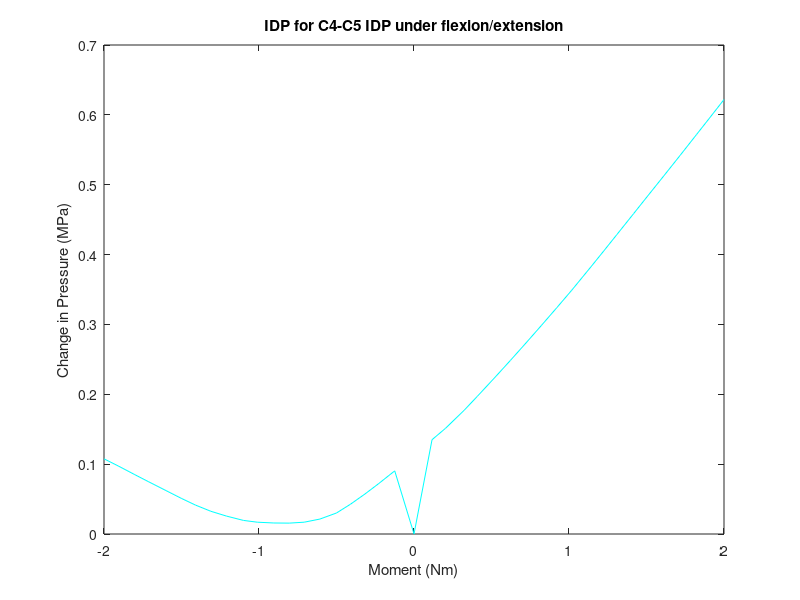
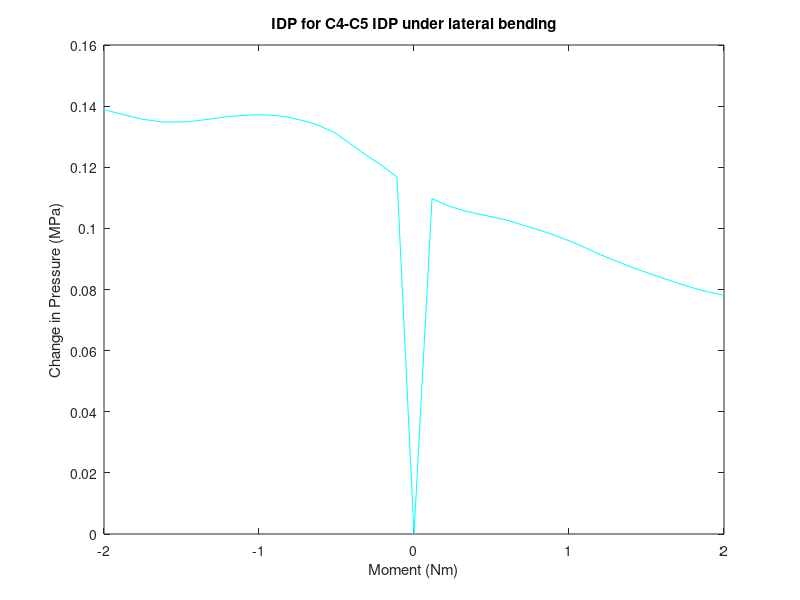
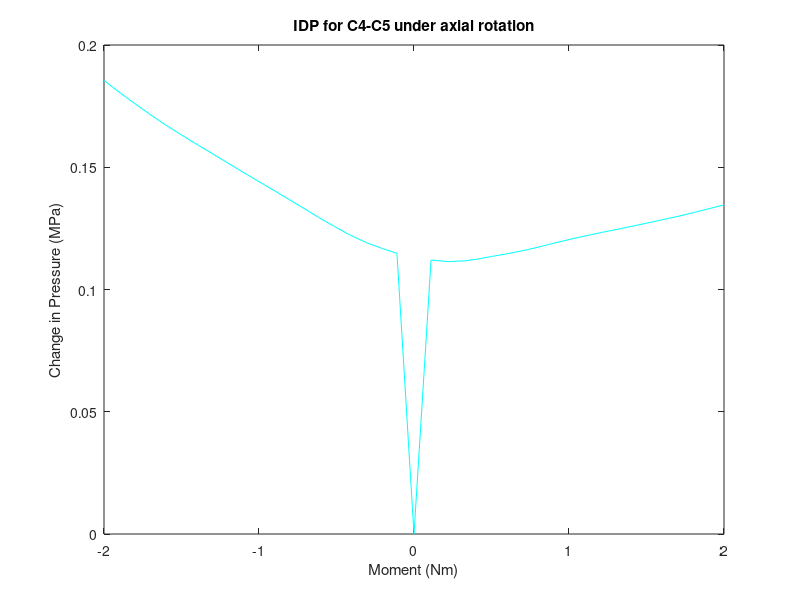

Source code (MATLAB) for these figures, in order:
%% this script plots average IDP for the c3-c4 nucleus pulposus under flexion/extension, lateral bending, and axial rotation
%model 4
%% flexion/extension (4n4p) c3-c4 Average IDP
%4n
p4n=[0.175957 0.266335 0.24764 0.233116 0.218593 0.206028 0.197337 0.192866 0.191539 0.191727 0.192859 0.195412 0.20158 0.208474 0.217325 0.227007 0.238125 0.251121 0.260942 0.273437 0.283578];
x4n=[2 2.0622 2.11523 2.15852 2.20492 2.25001 2.30364 2.35417 2.40231 2.45225 2.50547 2.55011 2.60474 2.65523 2.70472 2.7507 2.80007 2.85772 2.90074 2.95442 3];

%4p
p4p=[0.175957 0.310925 0.327236 0.353118 0.372955 0.402028 0.424366 0.447627 0.474202 0.499826 0.524782 0.558234 0.581424 0.604317 0.63459 0.658384 0.688506 0.718341 0.747709 0.769907 0.797911];
x4p=[2 2.05816 2.10161 2.16188 2.20417 2.26497 2.3108 2.35767 2.41039 2.46048 2.50857 2.57039 2.61266 2.65395 2.70851 2.75122 2.8056 2.85917 2.91124 2.95071 3];

% delta loop
for n=1:20
    p4n1(n)=[p4n(n+1)-p4n(1)];
    p4p1(n)=[p4p(n+1)-p4p(1)];
end

% zero data and join
x4n1=-2*(x4n-2);
x4p1=[(x4p-2)*2];
p4p2=[0,p4p1];
x4=[flip(x4n1(2:21)),x4p1];
p4=[flip(p4n1),p4p2];

%plot
figure(1)
f5=plot(x4,p4,'c');
ylabel('Change in Pressure (MPa)')
xlabel('Moment (Nm)')
title('IDP for C4-C5 IDP under flexion/extension')
% legend([f1,f2,f3,f4,f5],'intact','model 1','model 2','model 3','model 4')
hold on

%% lateral bending (5n5p) c3-c4 Average IDP
%5n
p5n=[0.175957 0.292745 0.297014 0.299729 0.303861 0.307285 0.309605 0.311066 0.312406 0.312973 0.313165 0.312866 0.31241 0.31169 0.310916 0.310781 0.310752 0.311656 0.312392 0.314454 0.314816 ];
x5n=[2 2.05499 2.11058 2.15172 2.20834 2.25612 2.30683 2.35072 2.41079 2.45523 2.50106 2.56286 2.60735 2.66025 2.72359 2.75684 2.81029 2.87442 2.90649 2.98666 3];

%5p
p5p=[0.175957 0.285747 0.28351 0.281708 0.280827 0.279532 0.278486 0.276885 0.275505 0.273583 0.271312 0.269702 0.267333 0.265056 0.26321 0.260919 0.259755 0.257893 0.256246 0.255075 0.254083];
x5p=[2 2.05816 2.1053 2.16112 2.20014 2.26066 2.3058 2.3555 2.40111 2.45779 2.5144 2.55097 2.6021 2.65706 2.70343 2.76727 2.80028 2.85535 2.90823 2.95284 3];

% delta loop
for n=1:20
    p5n1(n)=[p5n(n+1)-p5n(1)];
    p5p1(n)=[p5p(n+1)-p5p(1)];
end

% zero data and join
x5n1=-2*(x5n-2);
x5p1=[(x5p-2)*2];
p5p2=[0,p5p1];
x5=[flip(x5n1(2:21)),x5p1];
p5=[flip(p5n1),p5p2];

%plot
figure(2)
d5=plot(x5,p5,'c');
ylabel('Change in Pressure (MPa)')
xlabel('Moment (Nm)')
title('IDP for C4-C5 IDP under lateral bending')
% legend([d1,d2,d3,d4,d5],'intact','model 1','model 2','model 3','model 4')
hold on

%% axial rotation (6n6p) c3-c4 Average IDP
%6n
p6n=[0.175957 0.290728 0.292712 0.295159 0.298339 0.301697 0.30546 0.309774 0.312762 0.316473 0.320083 0.324846 0.328983 0.331878 0.335685 0.33957 0.343602 0.347901 0.354398 0.358435 0.361467 ];
x6n=[2 2.05499 2.10192 2.15388 2.20807 2.25585 2.30786 2.36346 2.40295 2.45178 2.50023 2.56364 2.61714 2.65515 2.70515 2.75515 2.80515 2.85515 2.92702 2.96921 3];

%6p % 
p6p=[0.175957 0.287989 0.287378 0.287656 0.288382 0.28945 0.29063 0.292091 0.293355 0.294894 0.296652 0.298309 0.299196 0.300924 0.301928 0.303522 0.304896 0.30586 0.307354 0.309002 0.310587 ];
x6p=[2 2.05499 2.11058 2.16207 2.20435 2.25007 2.30324 2.36036 2.40263 2.45125 2.50837 2.56869 2.60135 2.66917 2.7073 2.76599 2.81551 2.85069 2.90069 2.95128 3];

% delta loop
for n=1:20
    p6n1(n)=[p6n(n+1)-p6n(1)];
    p6p1(n)=[p6p(n+1)-p6p(1)];
end

% zero data and join
x6n1=-2*(x6n-2);
x6p1=[(x6p-2)*2];
p6p2=[0,p6p1];
x6=[flip(x6n1(2:21)),x6p1];
p6=[flip(p6n1),p6p2];

%plot
figure(3)
s5=plot(x6,p6,'c');
ylabel('Change in Pressure (MPa)')
xlabel('Moment (Nm)')
title('IDP for C4-C5 under axial rotation')
% legend([s1,s2,s3,s4,s5],'intact','model 1','model 2','model 3','model 4')
hold on
